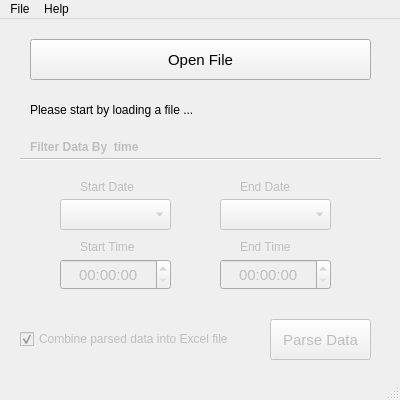
<?xml version="1.0" encoding="UTF-8"?>
<ui version="4.0">
 <class>MainWindow</class>
 <widget class="QMainWindow" name="MainWindow">
  <property name="geometry">
   <rect>
    <x>0</x>
    <y>0</y>
    <width>400</width>
    <height>400</height>
   </rect>
  </property>
  <property name="minimumSize">
   <size>
    <width>400</width>
    <height>400</height>
   </size>
  </property>
  <property name="maximumSize">
   <size>
    <width>400</width>
    <height>400</height>
   </size>
  </property>
  <property name="windowTitle">
   <string>Parse Running Wheel</string>
  </property>
  <property name="windowIcon">
   <iconset>
    <normaloff>icon.jpg</normaloff>icon.jpg</iconset>
  </property>
  <property name="windowOpacity">
   <double>4.000000000000000</double>
  </property>
  <property name="animated">
   <bool>true</bool>
  </property>
  <widget class="QWidget" name="centralwidget">
   <widget class="QPushButton" name="parseButton">
    <property name="enabled">
     <bool>false</bool>
    </property>
    <property name="geometry">
     <rect>
      <x>270</x>
      <y>300</y>
      <width>101</width>
      <height>41</height>
     </rect>
    </property>
    <property name="font">
     <font>
      <pointsize>11</pointsize>
     </font>
    </property>
    <property name="toolTip">
     <string>Begin parsing data</string>
    </property>
    <property name="statusTip">
     <string>Begin parsing data</string>
    </property>
    <property name="text">
     <string>Parse Data</string>
    </property>
   </widget>
   <widget class="QPushButton" name="openButton">
    <property name="geometry">
     <rect>
      <x>30</x>
      <y>20</y>
      <width>341</width>
      <height>41</height>
     </rect>
    </property>
    <property name="font">
     <font>
      <pointsize>11</pointsize>
     </font>
    </property>
    <property name="toolTip">
     <string>Import mouse running wheel data from a VitalView .asc  file</string>
    </property>
    <property name="statusTip">
     <string>Import mouse running wheel data from a VitalView .asc  file</string>
    </property>
    <property name="text">
     <string>Open File</string>
    </property>
   </widget>
   <widget class="QLabel" name="startTimeLabel">
    <property name="enabled">
     <bool>false</bool>
    </property>
    <property name="geometry">
     <rect>
      <x>80</x>
      <y>220</y>
      <width>71</width>
      <height>16</height>
     </rect>
    </property>
    <property name="font">
     <font>
      <pointsize>9</pointsize>
      <weight>50</weight>
      <bold>false</bold>
     </font>
    </property>
    <property name="text">
     <string>Start Time</string>
    </property>
   </widget>
   <widget class="QLabel" name="endDateLabel">
    <property name="enabled">
     <bool>false</bool>
    </property>
    <property name="geometry">
     <rect>
      <x>240</x>
      <y>160</y>
      <width>60</width>
      <height>16</height>
     </rect>
    </property>
    <property name="font">
     <font>
      <pointsize>9</pointsize>
      <weight>50</weight>
      <bold>false</bold>
     </font>
    </property>
    <property name="text">
     <string>End Date</string>
    </property>
   </widget>
   <widget class="QLabel" name="startDateLabel">
    <property name="enabled">
     <bool>false</bool>
    </property>
    <property name="geometry">
     <rect>
      <x>80</x>
      <y>160</y>
      <width>66</width>
      <height>16</height>
     </rect>
    </property>
    <property name="font">
     <font>
      <pointsize>9</pointsize>
      <weight>50</weight>
      <bold>false</bold>
     </font>
    </property>
    <property name="text">
     <string>Start Date</string>
    </property>
   </widget>
   <widget class="QComboBox" name="startDateCombo">
    <property name="enabled">
     <bool>false</bool>
    </property>
    <property name="geometry">
     <rect>
      <x>60</x>
      <y>180</y>
      <width>111</width>
      <height>31</height>
     </rect>
    </property>
    <property name="font">
     <font>
      <pointsize>11</pointsize>
     </font>
    </property>
    <property name="toolTip">
     <string>Select a starting date</string>
    </property>
    <property name="statusTip">
     <string>Select a starting date</string>
    </property>
    <property name="maxCount">
     <number>1000000000</number>
    </property>
   </widget>
   <widget class="QComboBox" name="endDateCombo">
    <property name="enabled">
     <bool>false</bool>
    </property>
    <property name="geometry">
     <rect>
      <x>220</x>
      <y>180</y>
      <width>111</width>
      <height>31</height>
     </rect>
    </property>
    <property name="font">
     <font>
      <pointsize>11</pointsize>
     </font>
    </property>
    <property name="toolTip">
     <string>Change the end date</string>
    </property>
    <property name="statusTip">
     <string>Change the end date</string>
    </property>
   </widget>
   <widget class="QLabel" name="endTimeLabel">
    <property name="enabled">
     <bool>false</bool>
    </property>
    <property name="geometry">
     <rect>
      <x>240</x>
      <y>220</y>
      <width>61</width>
      <height>16</height>
     </rect>
    </property>
    <property name="font">
     <font>
      <pointsize>9</pointsize>
      <weight>50</weight>
      <bold>false</bold>
     </font>
    </property>
    <property name="text">
     <string>End Time</string>
    </property>
   </widget>
   <widget class="QCheckBox" name="excelCheckBox">
    <property name="enabled">
     <bool>false</bool>
    </property>
    <property name="geometry">
     <rect>
      <x>20</x>
      <y>310</y>
      <width>241</width>
      <height>20</height>
     </rect>
    </property>
    <property name="toolTip">
     <string>Uncheck to output to csv only</string>
    </property>
    <property name="statusTip">
     <string>Uncheck to output to csv only</string>
    </property>
    <property name="text">
     <string>Combine parsed data into Excel file</string>
    </property>
    <property name="checked">
     <bool>true</bool>
    </property>
   </widget>
   <widget class="QTimeEdit" name="endTimeEdit">
    <property name="enabled">
     <bool>false</bool>
    </property>
    <property name="geometry">
     <rect>
      <x>220</x>
      <y>240</y>
      <width>111</width>
      <height>31</height>
     </rect>
    </property>
    <property name="font">
     <font>
      <pointsize>11</pointsize>
     </font>
    </property>
    <property name="toolTip">
     <string>Change end time (hh:mm:ss)</string>
    </property>
    <property name="statusTip">
     <string>Change end time (hh:mm:ss)</string>
    </property>
    <property name="alignment">
     <set>Qt::AlignCenter</set>
    </property>
    <property name="dateTime">
     <datetime>
      <hour>0</hour>
      <minute>0</minute>
      <second>0</second>
      <year>2000</year>
      <month>1</month>
      <day>1</day>
     </datetime>
    </property>
    <property name="currentSection">
     <enum>QDateTimeEdit::HourSection</enum>
    </property>
    <property name="displayFormat">
     <string>hh:mm:ss</string>
    </property>
    <property name="calendarPopup">
     <bool>true</bool>
    </property>
   </widget>
   <widget class="QTimeEdit" name="startTimeEdit">
    <property name="enabled">
     <bool>false</bool>
    </property>
    <property name="geometry">
     <rect>
      <x>60</x>
      <y>240</y>
      <width>111</width>
      <height>31</height>
     </rect>
    </property>
    <property name="font">
     <font>
      <pointsize>11</pointsize>
     </font>
    </property>
    <property name="toolTip">
     <string>Change start time (hh:mm:ss)</string>
    </property>
    <property name="statusTip">
     <string>Change start time (hh:mm:ss)</string>
    </property>
    <property name="alignment">
     <set>Qt::AlignCenter</set>
    </property>
    <property name="dateTime">
     <datetime>
      <hour>0</hour>
      <minute>0</minute>
      <second>0</second>
      <year>2000</year>
      <month>1</month>
      <day>1</day>
     </datetime>
    </property>
    <property name="currentSection">
     <enum>QDateTimeEdit::HourSection</enum>
    </property>
    <property name="displayFormat">
     <string>hh:mm:ss</string>
    </property>
    <property name="calendarPopup">
     <bool>false</bool>
    </property>
   </widget>
   <widget class="Line" name="filterLine">
    <property name="enabled">
     <bool>false</bool>
    </property>
    <property name="geometry">
     <rect>
      <x>20</x>
      <y>130</y>
      <width>361</width>
      <height>20</height>
     </rect>
    </property>
    <property name="orientation">
     <enum>Qt::Horizontal</enum>
    </property>
   </widget>
   <widget class="QLabel" name="filterLabel">
    <property name="enabled">
     <bool>false</bool>
    </property>
    <property name="geometry">
     <rect>
      <x>30</x>
      <y>120</y>
      <width>151</width>
      <height>16</height>
     </rect>
    </property>
    <property name="font">
     <font>
      <weight>75</weight>
      <bold>true</bold>
     </font>
    </property>
    <property name="text">
     <string>Filter Data By  time</string>
    </property>
   </widget>
   <widget class="QLabel" name="changableLabel">
    <property name="geometry">
     <rect>
      <x>30</x>
      <y>70</y>
      <width>341</width>
      <height>41</height>
     </rect>
    </property>
    <property name="text">
     <string>Please start by loading a file ...</string>
    </property>
    <property name="alignment">
     <set>Qt::AlignLeading|Qt::AlignLeft|Qt::AlignVCenter</set>
    </property>
   </widget>
  </widget>
  <widget class="QMenuBar" name="menubar">
   <property name="geometry">
    <rect>
     <x>0</x>
     <y>0</y>
     <width>400</width>
     <height>22</height>
    </rect>
   </property>
   <widget class="QMenu" name="menuFile">
    <property name="title">
     <string>File</string>
    </property>
    <addaction name="actionOpen"/>
    <addaction name="separator"/>
    <addaction name="actionQuit"/>
   </widget>
   <widget class="QMenu" name="menuHelp">
    <property name="title">
     <string>Help</string>
    </property>
    <addaction name="actionAbout"/>
    <addaction name="separator"/>
    <addaction name="actionTutorial"/>
   </widget>
   <addaction name="menuFile"/>
   <addaction name="menuHelp"/>
  </widget>
  <widget class="QStatusBar" name="statusbar"/>
  <action name="actionOpen">
   <property name="text">
    <string>Open</string>
   </property>
   <property name="toolTip">
    <string>Open</string>
   </property>
   <property name="statusTip">
    <string>Import mouse running wheel data from a VitalView .asc  file</string>
   </property>
   <property name="shortcut">
    <string>Ctrl+O</string>
   </property>
  </action>
  <action name="actionQuit">
   <property name="text">
    <string>Quit</string>
   </property>
   <property name="toolTip">
    <string>Quit</string>
   </property>
   <property name="statusTip">
    <string>Quit this program</string>
   </property>
   <property name="shortcut">
    <string>Ctrl+Q</string>
   </property>
  </action>
  <action name="actionAbout">
   <property name="text">
    <string>About</string>
   </property>
   <property name="statusTip">
    <string>About this program</string>
   </property>
  </action>
  <action name="actionTutorial">
   <property name="text">
    <string>Tutorial</string>
   </property>
   <property name="statusTip">
    <string>How to use this program</string>
   </property>
  </action>
 </widget>
 <tabstops>
  <tabstop>openButton</tabstop>
  <tabstop>startDateCombo</tabstop>
  <tabstop>endDateCombo</tabstop>
  <tabstop>excelCheckBox</tabstop>
  <tabstop>parseButton</tabstop>
 </tabstops>
 <resources/>
 <connections/>
</ui>
